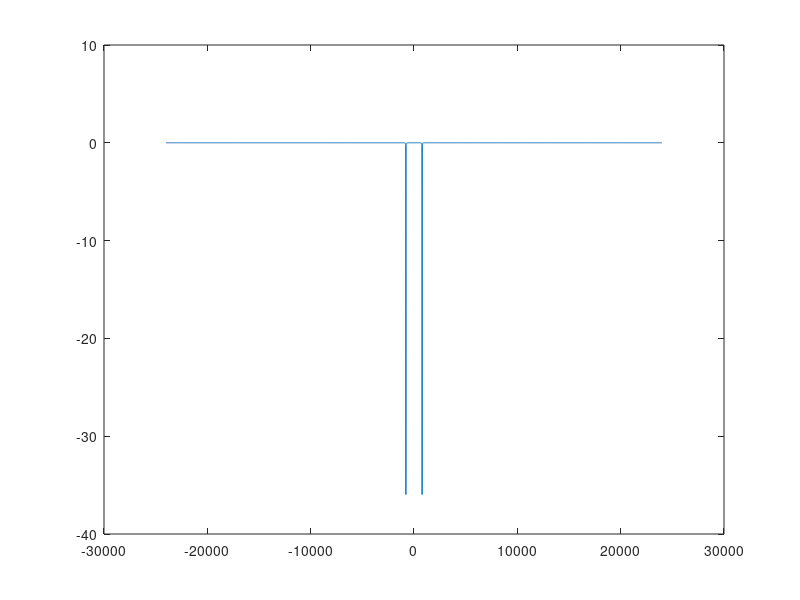

The MATLAB script that drew this image: (Note: this script raises an error after producing the figure.)
clear
clc
close all


fs=48000;
f0=785;
omega=f0/fs*2*pi

z0=1*exp(j*omega)
z1=z0'

p0=0.999*exp(j*omega)
p1=p0'

omega_=linspace(-pi, pi, 10000);

B=[1, -(z1+z0), z1*z0]
A=[1, -(p0+p1), p1*p0]

H=((exp(j*omega_)-z0).*(exp(j*omega_)-z1))./((exp(j*omega_)-p0).*(exp(j*omega_)-p1));
figure
plot(omega_*(fs/(2*pi)), 20*log10(abs(H)))

%% test af filter

[x,fs] = audioread('tale_tone_48000.wav');

X=fft(x);
figure
plot([0:length(x)-1]*1/fs, x)
figure
semilogx([0:round(length(x)/2)-1]*fs,20*log10(abs(X(1:round(length(x)/2)))))
sound(x, fs);
pause
y=filter(B, A, x);
Y=fft(y);
figure
plot([0:length(x)-1]*1/fs, y)
figure
semilogx([0:round(length(x)/2)-1]*fs,20*log10(abs(Y(1:round(length(x)/2)))))
sound(y, fs);